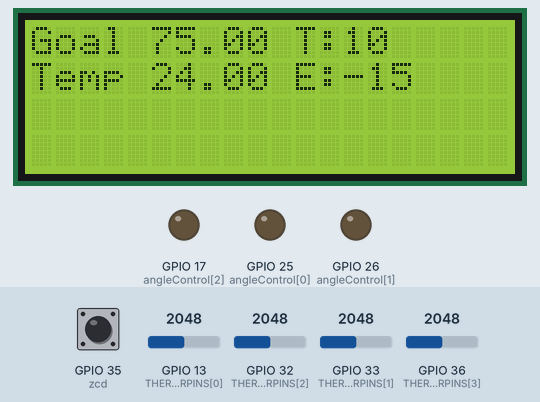
Simulated run of this sketch. Board: ESP32. Parts: 20×4 character LCD, output pins drawn as LEDs (lit = HIGH). The test bench sets the inputs (shaded band); at power-on: GPIO 13 (THERMISTORPINS[0]) = 2048, GPIO 33 (THERMISTORPINS[1]) = 2048, GPIO 32 (THERMISTORPINS[2]) = 2048, GPIO 36 (THERMISTORPINS[3]) = 2048, GPIO 35 (zcd) HIGH. What the sketch prints to the serial monitor is not drawn.

Above: at 1.7 s.
1.8 s: GPIO 13 (THERMISTORPINS[0]) set to 1460
At 3.6 s:
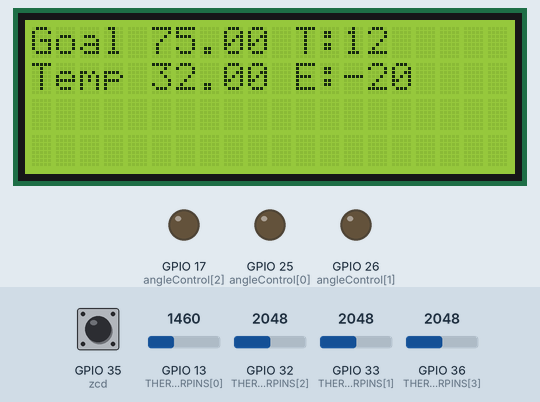
4.6 s: GPIO 33 (THERMISTORPINS[1]) set to 1460
At 6.6 s:
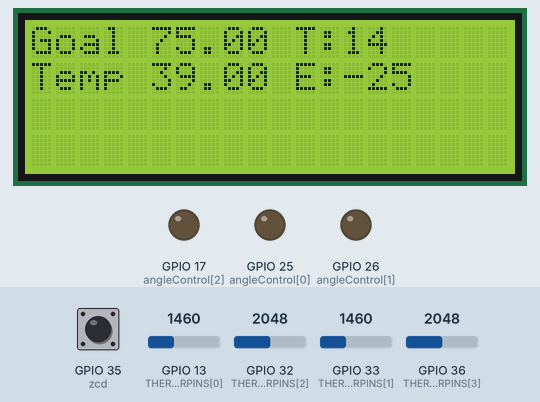
7.7 s: GPIO 13 (THERMISTORPINS[0]) set to 1540
At 10.5 s:
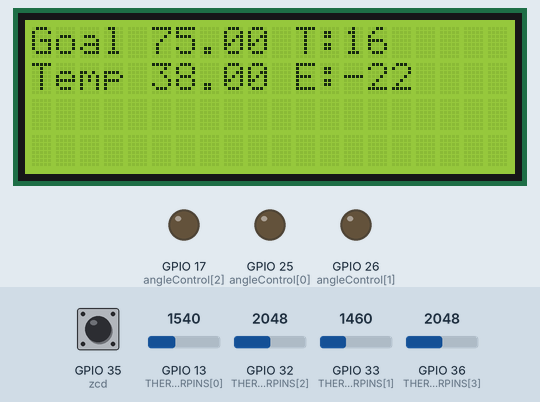
10.8 s: GPIO 33 (THERMISTORPINS[1]) set to 1540
At 13.6 s:
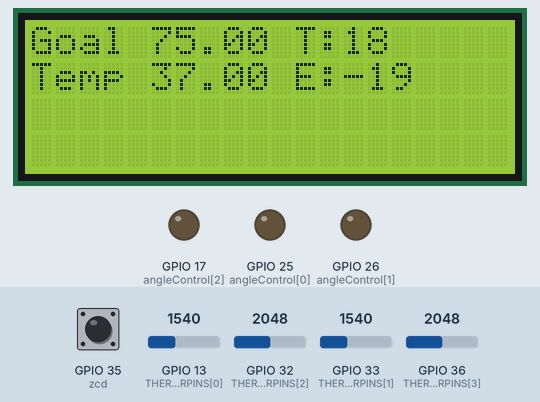
13.9 s: GPIO 32 (THERMISTORPINS[2]) set to 1460
At 16.4 s:
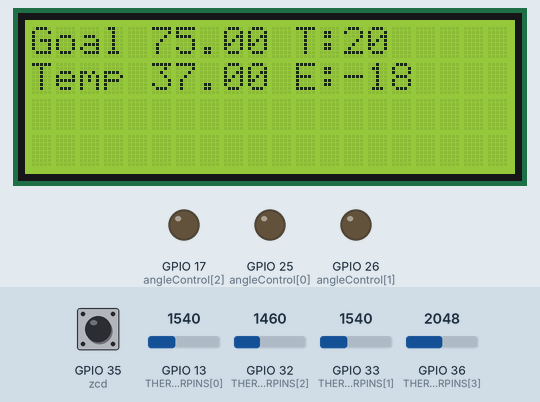
17.0 s: GPIO 36 (THERMISTORPINS[3]) set to 1460
At 20.7 s:
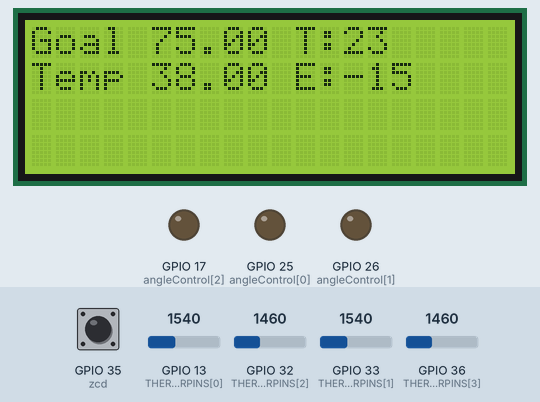
Timing chart, 0 to 21.1 s (numbered marks = the images above; inputs shaded):
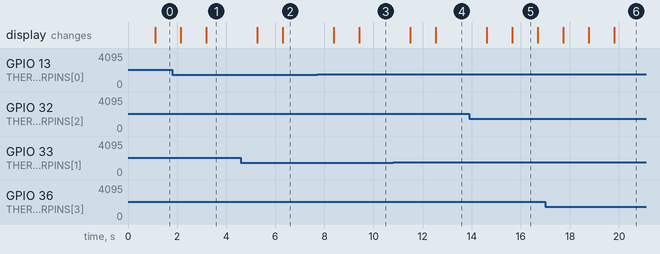

The sketch:

oven_thermistors.ino
```cpp
#include <math.h>
#include <movingAvg.h>
#include <Wire.h>
#include <LiquidCrystal_I2C.h>

// Thermistor constants
#define SERIES  100000 // 100 kohm resistor
const float Beta = 3892.0;
const float Temp = 298.15;

// Define ESP32 pins
int THERMISTORPINS[] = {13, 33, 32, 36};
const int NUM_SENSORS = 4;
const int POTENTIOMETER = 34;


float Vin = 3.3;
float Vout = 0;
float sensorValue = 0;
float R_therm = 0;
float steinhart = 0;
float avgTemp = 0;
movingAvg steinhartmvavg(3);

const int zcd = 35; // Zero cross detection pin
const int angleControl[] = {25,26,17,16};  // Trigger pins for TRIAC
volatile bool zero_cross_detected = false;

// LCD
LiquidCrystal_I2C lcd(0x27, 20, 4);


// PI Variables
int error = 0;
int previous_error = 0;
int totalError = 0;

float kp = 200;
float ki = 20;

float proportional = 0;
float integral = 0;
float pi = 0;


int target = 10;
int endGame = 75; // SET THIS AT THE WILLING TEMPERATURE

bool manualPI = false;

unsigned long timer = 0;
unsigned long timerIncrease = 0;
unsigned long timerMonitor = 0;


float read_average_temperature() {
    float totalTemp = 0;
    int count = 0;
    float tempReadings[NUM_SENSORS];

    // Read all sensors first
    for (int i = 0; i < NUM_SENSORS; i++) {
        int sensorValue = analogRead(THERMISTORPINS[i]);
        float Vout = Vin * (sensorValue / 4095.0); // 12-bit ADC
        float R_therm = SERIES * Vout / (Vin - Vout);
        float steinhart = log(R_therm / SERIES);
        steinhart = (1.0 / Temp) + (steinhart / Beta);
        steinhart = 1.0 / steinhart;
        float temperatureC = steinhart - 273.15;
        tempReadings[i] = temperatureC;
    }
    // Compute average of first 2
    float refAvg = (tempReadings[0] + tempReadings[1]) / 2.0;
    totalTemp = tempReadings[0] + tempReadings[1];
    count = 2;
    // Check 3rd and 4th sensors
    for (int i = 2; i < NUM_SENSORS; i++) {
        if (abs(tempReadings[i] - refAvg) <= 6.0) {
            totalTemp += tempReadings[i];
            count++;
        }
    }
    avgTemp = totalTemp / count;
    return steinhartmvavg.reading(avgTemp);
}


// Monitor LCD
void monitor() {
    lcd.clear();
    lcd.setCursor(0,0);
    lcd.print("Goal");
    lcd.setCursor(5,0);
    lcd.print(endGame);
    lcd.print(".00");
    lcd.print(" ");

    lcd.setCursor(11,0);
    lcd.print("T:");
    lcd.print(target);
    lcd.print("  ");

    lcd.setCursor(0,1);
    lcd.print("Temp");
    lcd.setCursor(5,1);
    lcd.print(read_average_temperature());

    lcd.setCursor(11,1);
    lcd.print("E:");
    lcd.setCursor(13,1);
    lcd.print(error);
    lcd.print("  ");
}


// PI Control
void pid() {

    previous_error = error;
    error = target - round(avgTemp); //or -steinhart

    if (manualPI) return;

    if (previous_error * error < 0) {
      totalError = 0;
    } else {
      totalError += error;
      totalError = constrain(totalError, -200, 200);
    }

    proportional = error * kp;
    integral = totalError * ki;
    pi = proportional + integral;

    pi = constrain(pi, 330, 2600);
}

// Increase Target
void increase() {
  if (round((endGame - target)) >= 1) {
    target += 1;
  }
}


void IRAM_ATTR zero_cross_detection() {
    zero_cross_detected = true;
}

void setup() {
  pinMode(zcd, INPUT);
  pinMode(POTENTIOMETER, INPUT);

  for(int i=0; i<3; i++){
    pinMode(angleControl[i], OUTPUT);
  }

  for (int i = 0; i < NUM_SENSORS; i++) {
      pinMode(THERMISTORPINS[i], INPUT);
  }

  attachInterrupt(digitalPinToInterrupt(zcd), zero_cross_detection, FALLING);

  Serial.begin(115200);  // Start Serial Monitor

  lcd.init();
  lcd.backlight();
  lcd.home();

  timer = millis();
  timerMonitor = millis();
  timerIncrease = millis();

  steinhartmvavg.begin();
}

void loop() {
    //int potValue = analogRead(POTENTIOMETER);               // Read potentiometer
    //endGame = map(potValue, 0, 4095, 20, 100);              // Map to temp range
    //endGame = constrain(endGame, 20, 100);                  // Constrain just in case

    if (Serial.available()) {
    String input = Serial.readStringUntil('\n');
    input.trim();

        float newPI = input.substring(3).toFloat();
        newPI = constrain(newPI, 330, 2600);
        if (newPI >= 0) {
            pi = newPI;
            manualPI = true;
            Serial.print("Manual PI set to: ");
            Serial.println(pi);
        } else {
            Serial.println("Invalid PI value.");
        }


    if (input.equalsIgnoreCase("AUTO")) {
        manualPI = false;
        Serial.println("Switched to automatic PI control.");
      }
    }

    if (target > endGame) {
      target = endGame;
    }

    if ((millis() - timer) >= 1000) {
      read_average_temperature();
      pid();
      monitor();
      timer = millis();
    }

    if (millis() - timerMonitor >= 1000) {
      Serial.print("End Game : ");
      Serial.print(endGame);
      Serial.print(" | Target Temp: ");
      Serial.print(target);
      Serial.print(" | Measured Temp: ");
      Serial.print(avgTemp);
      Serial.print(" | Error: ");
      Serial.print(error);
      Serial.print(" | PI Output: ");
      Serial.println(pi);
      timerMonitor = millis();
    }

   // if ((millis() - timer) >= 1000) {
     // pid();
    //}

    if (error >= 0 && zero_cross_detected) {
        delayMicroseconds(9700 - pi);

        for(int i=0; i<4; i++){
        digitalWrite(angleControl[i], HIGH);
        delayMicroseconds(70);
        digitalWrite(angleControl[i], LOW);
        }
        zero_cross_detected = false;
    }

    if ((millis() - timerIncrease) >= 1500) {
        increase();
        timerIncrease = millis();
    }

}
```

Measured:
- what the display in image 5 shows lasts 1.1 s, from 15.6 s to 16.7 s
